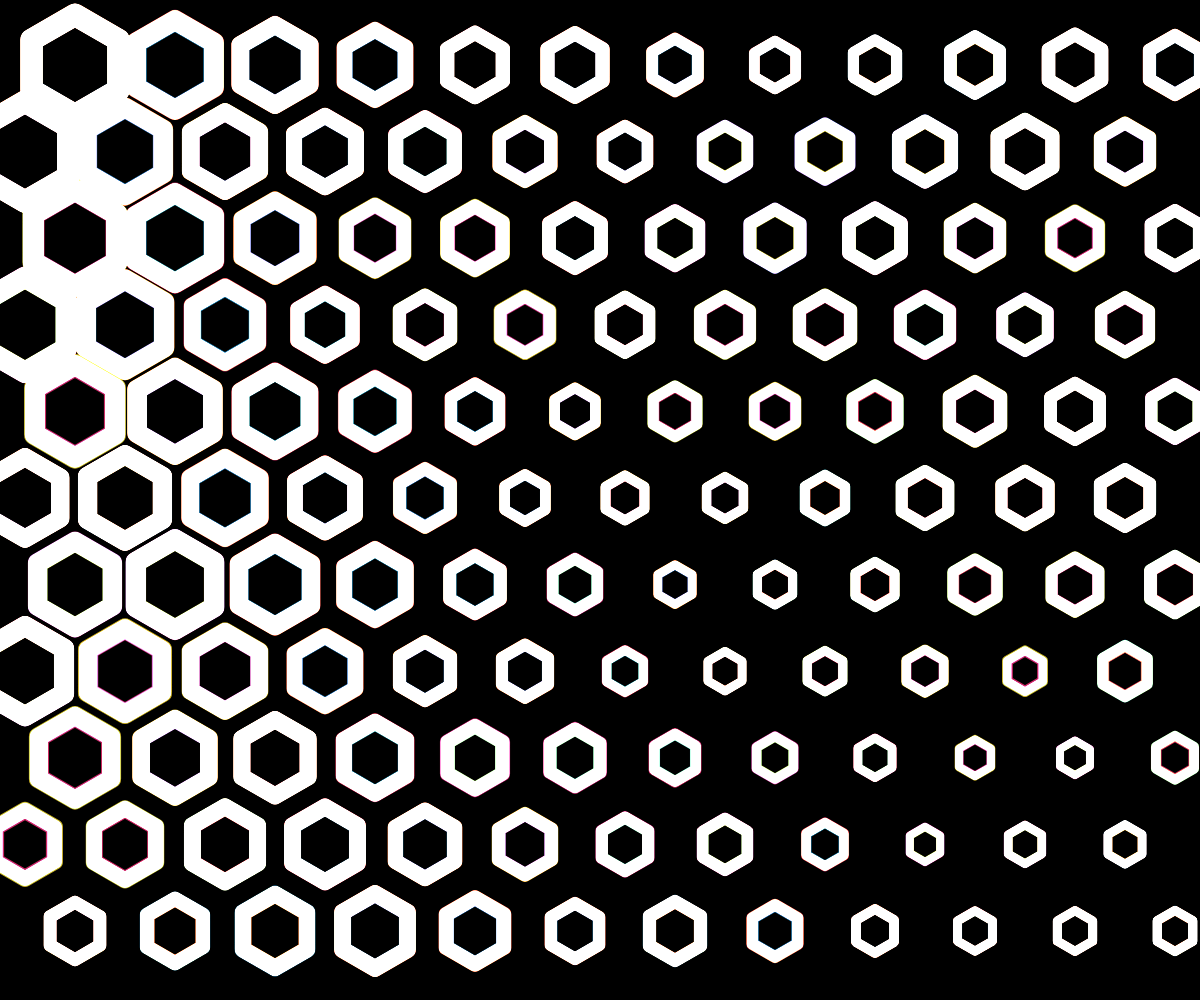
Frame 1 (no input)
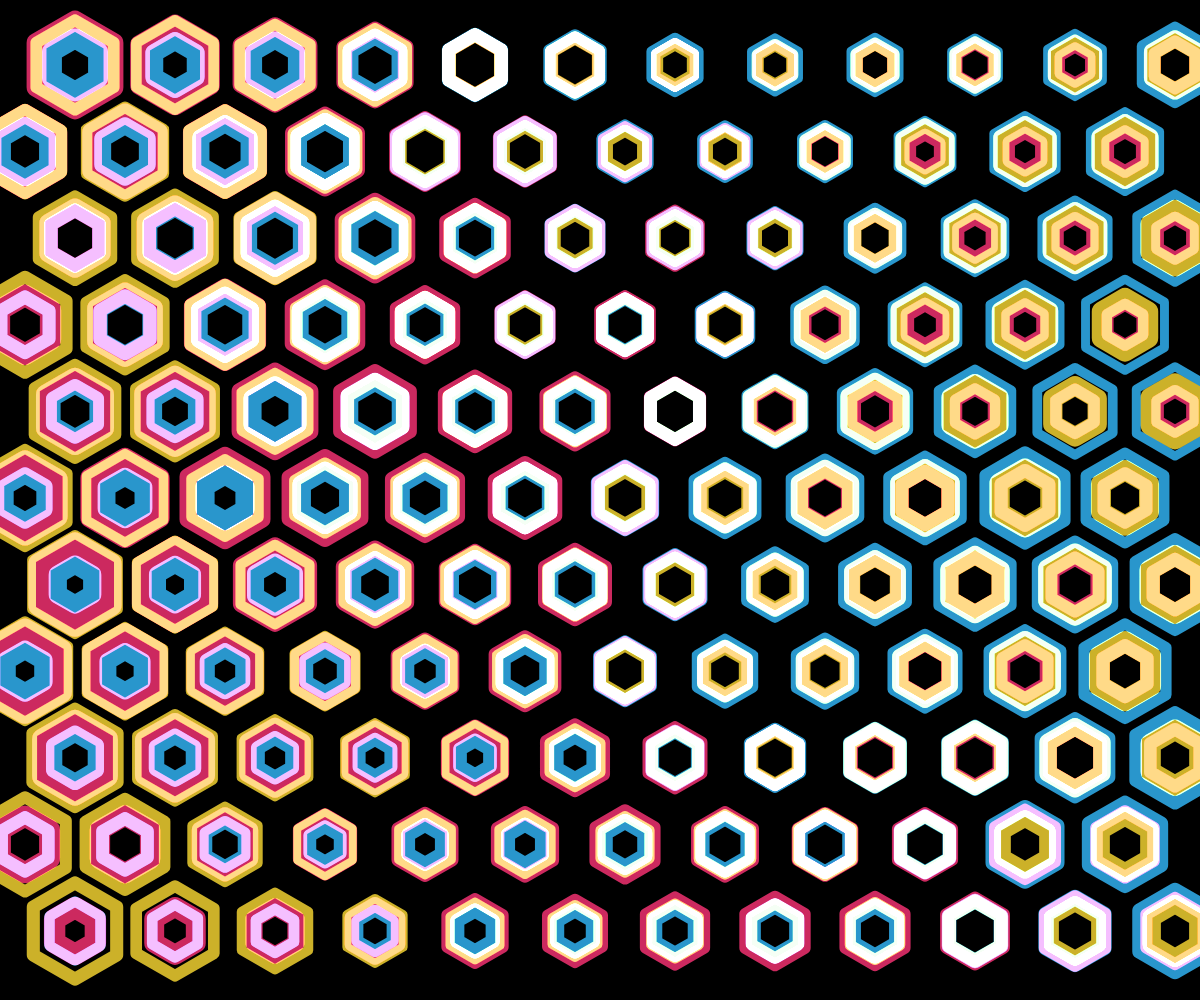
Frame 60 (no input)
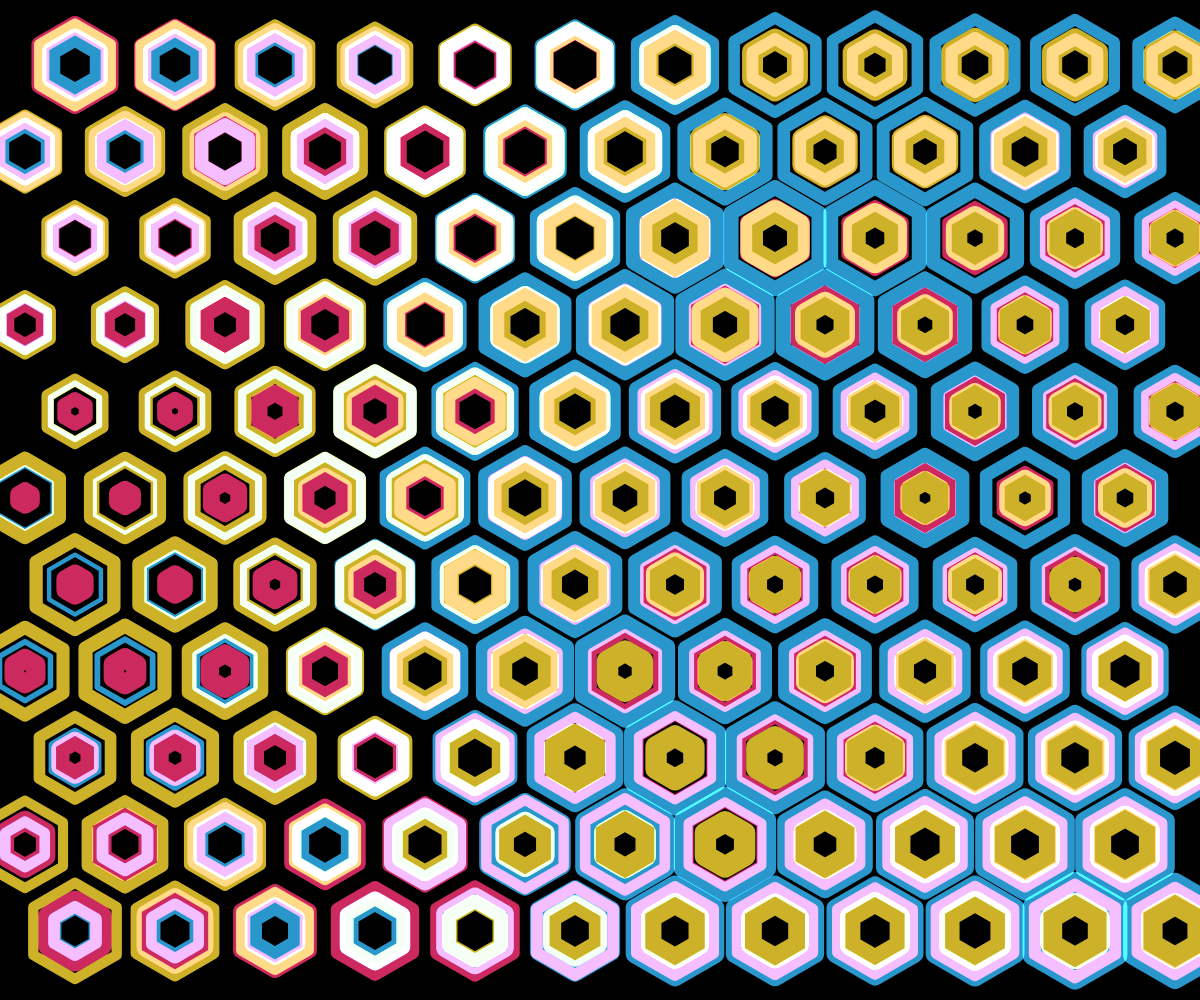
Frame 120 (the mouse pressed at the canvas centre since frame 60)

The p5.js sketch that drew these frames (run headless with seeded random() and noise() and a simulated clock; from frame 60 on, the mouse is pressed at the canvas centre):

// p5.js sketch
// ── sketch.js

function setup() {
  createCanvas(windowWidth, windowHeight);
  hg=new HexGrid(12)
  // colorMode(HSB);
}

function draw() {
  // blendMode(BLEND)
  background(0);
  colorMode(HSB)
  hg.run()
  colorMode(RGB)
}

function HexGrid(w){
  var h;
  var step,vStep;
  var spots=[];
  w=12;
  step=width/w;
  vStep=step*sin(PI/3);
  h=floor(height/vStep);

  this.run=function(){
    blendMode(ADD)
    noFill();
    var s,sw;
    strokeJoin(ROUND)
    for(var j=0; j<h; j++){
      for(var i=0; i<w; i++){
        var r1=noise(i/10, j/10+frameCount/80)*step*1;
        var r2=noise(i/10, j/10-frameCount/90)*step*1;
        var r3=noise(i/10+frameCount/100, j/10)*step*1;
        var sw1=r2/3;
        var sw2=r3/3;
        var sw3=r1/3;
        push();
        stroke(340,80,80);
        strokeWeight(sw1);
        dhex((i+(j%2===0?0.75:0.25))*step, (j+0.75)*vStep, r1);
        stroke(50,80,80);
        strokeWeight(sw2);
        dhex((i+(j%2===0?0.75:0.25))*step, (j+0.75)*vStep, r2);
        stroke(200,80,80);
        strokeWeight(sw3);
        dhex((i+(j%2===0?0.75:0.25)  )*step, (j+0.75)*vStep, r3);
        pop();
      }
    }
    blendMode(BLEND)
  }
}

function dhex(x,y,r){
  r*=0.75
  beginShape()
  let aStep=PI/3
  for(let i=0; i<6; i++){
    a=aStep*i
    vertex(x+cos(a+PI/2)*r, y+sin(a+PI/2)*r)
  }
  endShape(CLOSE)
  // ellipse(x,y,r)
}
